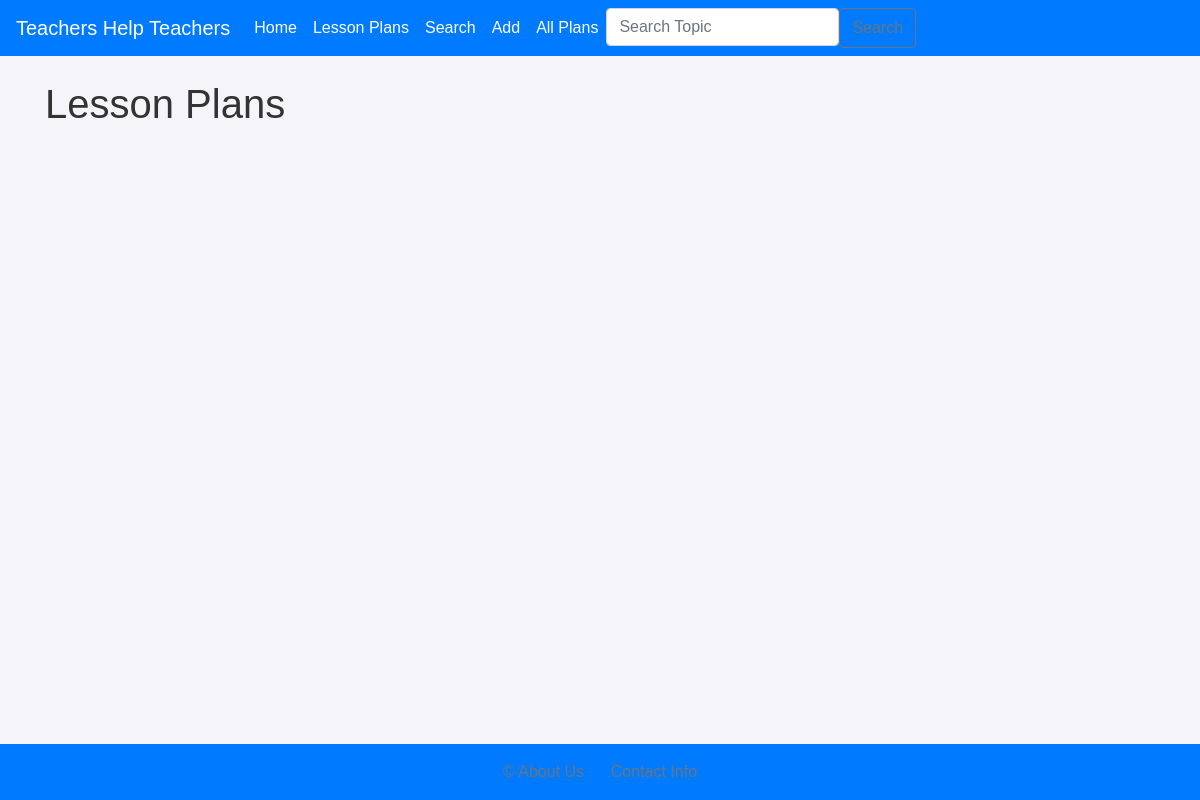
Before: /one_lesson_plan with the older database file.
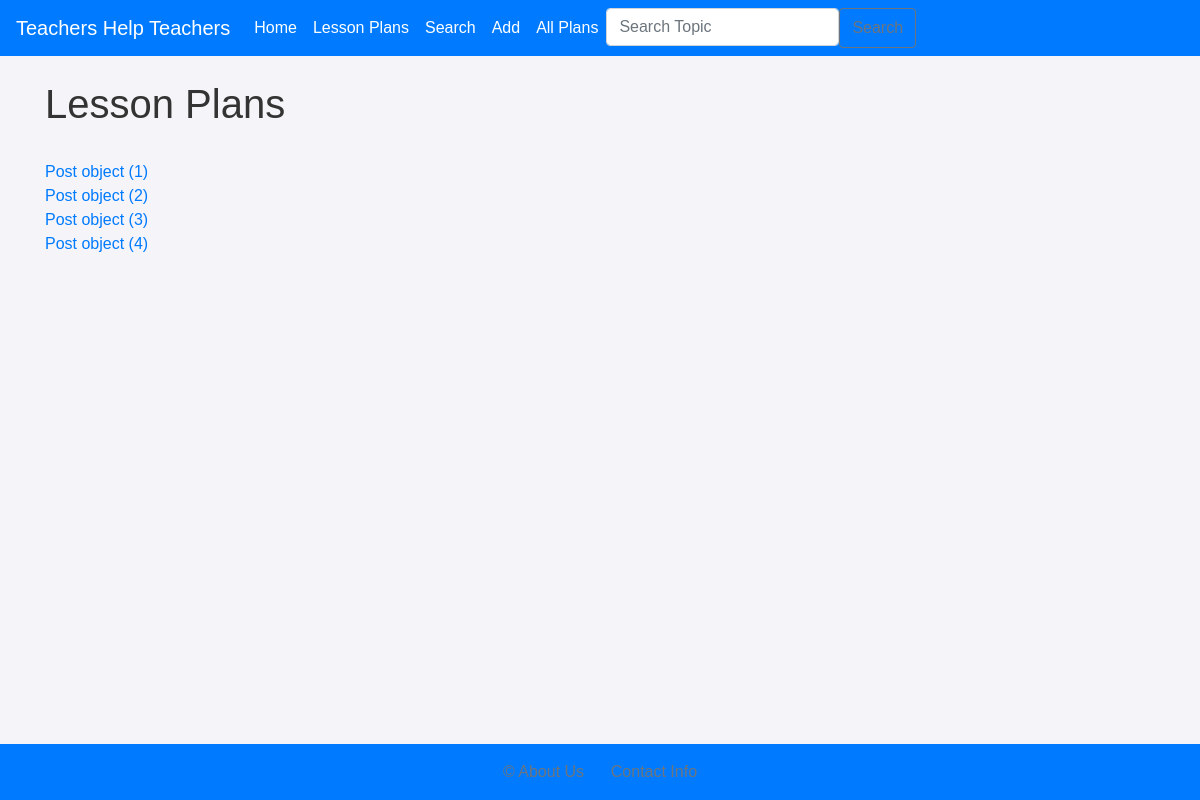
After: the same page with the newer database file.
### posts/models.py (models this page shows)
class Post(models.Model):
    title = models.CharField(max_length=100)
    pub_date = models.DateTimeField("date published", null=True)
    contributors = models.CharField(max_length=100)
    grade_level = models.CharField(max_length=2)
    subject = models.CharField(max_length = 25)
    description = models.TextField()
    lesson_plan = models.FileField(upload_to='Uploaded_Files/', null=True)
    verified = models.BooleanField(default=False)

### posts/views.py (the view)
# urls.py: path("one_lesson_plan", views.one_lesson_plan, name="one_plan"),
def one_lesson_plan(request):
    one_plan = Post.objects.all()
    return render(request, "one_lesson_plan.html", {'one_plan': one_plan})

### posts/templates/one_lesson_plan.html
{% extends 'base.html' %}
{% block content %}
<h1>Lesson Plans </h1>
<br>
{% for plan in one_plan %}
    <a href="{% url 'show_plan' plan.id %}">{{ plan }}</a><br>
{% endfor %}
{% endblock %}

### posts/templates/base.html (shortened to what this page needs)
<!DOCTYPE html>
<html lang="en">
<head>
    <link href="https://stackpath.bootstrapcdn.com/bootstrap/4.5.2/css/bootstrap.min.css" rel="stylesheet">
    {% load static %}
    <link rel="stylesheet" href="{% static 'css/style.css' %}">
</head>
<body class="d-flex flex-column min-vh-100">
    <nav class="navbar navbar-expand-lg navbar-dark bg-primary">
        <a class="navbar-brand" href="#">Teachers Help Teachers</a>
        <div class="collapse navbar-collapse" id="navbarNav">
            <ul class="navbar-nav">
                <li class="nav-item active">
                    <a class="nav-link" href="{% url 'home' %}">Home <span class="sr-only">(current)</span></a>
                </li>
                <li class="nav-item active">
                    <a class="nav-link" href="{% url 'plans' %}">Lesson Plans</a>
                </li>
                <li>
                    <a class="nav-link" href="{% url 'search' %}">Search</a>
                </li>
                <li>
                    <a class="nav-link" href="{% url 'add' %}">Add</a>
                </li>
                <li>
                    <a class="nav-link" href="{% url 'one_plan' %}">All Plans</a>
                </li>
                <form class="d-flex" method=POST action="{%url 'search'%}">
                    <input class="form-control me-2" tpye="search" placeholder="Search Topic" aria-label="Search" name="searched">
                    <button class="btn btn-outline-secondary" type="submit">Search</button>
                </form>
            </ul>
        </div>
    </nav>
    <div class="container mt-4 flex-grow-1 mb-4">
        {% block content %}{% endblock %}
    </div>
    <footer class="footer mt-auto py-3 bg-primary text-white">
        <div class="container">
            <span class="text-muted">&copy; About Us &nbsp;&nbsp;&nbsp;&nbsp; Contact Info </span>
        </div>
    </footer>
</body>
</html>

### posts/static/css/style.css (style rules this page uses)
body { background-color: #f4f4f9; color: #333333; font-family: Arial, sans-serif; margin: 0; padding: 0; display: flex; flex-direction: column; min-height: 100vh; }
.navbar-brand, .nav-link { color: #ffffff !important; }
.flex-grow-1 { flex-grow: 1; }
footer { padding: 20px 0; background-color: #333333; color: #ffffff; text-align: center; }

Changed rows visible on the page:
added Post: id "Post object (1)"
added Post: id "Post object (2)"
added Post: id "Post object (3)"
added Post: id "Post object (4)"
